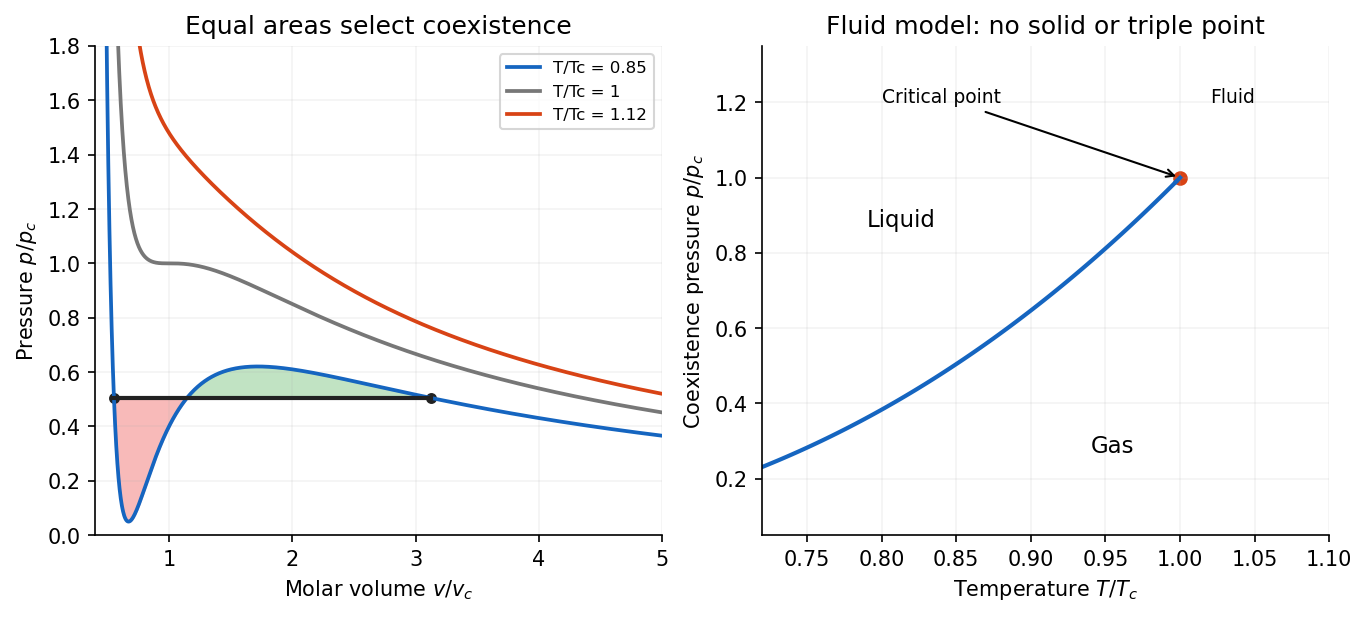

Source code (Python):
"""Original explanatory figure; Python 3.14 and root pyproject dependencies."""
from pathlib import Path
import numpy as np
import matplotlib
matplotlib.use("Agg")
import matplotlib.pyplot as plt
plt.rcParams.update({"font.size":10,"axes.spines.top":False,"axes.spines.right":False,"figure.facecolor":"white","axes.facecolor":"white"})

def p_of_v(v,t):return 8*t/(3*v-1)-3/v**2

def coexist(t):
 roots=np.roots([4*t,-9,6,-1]);s=sorted(z.real for z in roots if abs(z.imag)<1e-8 and z.real>1/3)
 assert len(s)==2
 pmin=p_of_v(s[0],t);pmax=p_of_v(s[1],t);lo=max(pmin,0.);hi=pmax;eps=(hi-lo)*1e-7;lo+=eps;hi-=eps
 def area(p):
  r=np.roots([3*p,-(p+8*t),9,-3]);v=sorted(z.real for z in r if abs(z.imag)<1e-7 and z.real>1/3);assert len(v)==3
  vl,vg=v[0],v[-1];A=8*t/3*np.log((3*vg-1)/(3*vl-1))+3*(1/vg-1/vl)-p*(vg-vl)
  return A,vl,vg
 assert area(lo)[0]>0 and area(hi)[0]<0
 for _ in range(65):
  mid=(lo+hi)/2
  if area(mid)[0]>0:lo=mid
  else:hi=mid
 p=(lo+hi)/2;A,vl,vg=area(p);return p,vl,vg
fig,(ax,bx)=plt.subplots(1,2,figsize=(9,4),layout="constrained");v=np.linspace(.4,5,1500)
for t,col in [(.85,"#1565c0"),(1.,"#777"),(1.12,"#d84315")]:ax.plot(v,p_of_v(v,t),label=f"T/Tc = {t:g}",color=col,lw=1.8)
pstar,vl,vg=coexist(.85);vv=np.linspace(vl,vg,500);pp=p_of_v(vv,.85);ax.fill_between(vv,pp,pstar,where=pp>=pstar,color="#66bb6a",alpha=.4);ax.fill_between(vv,pp,pstar,where=pp<pstar,color="#ef5350",alpha=.4);ax.plot([vl,vg],[pstar,pstar],color="#222",lw=2);ax.scatter([vl,vg],[pstar,pstar],color="#222",s=18)
ax.set(xlabel=r"Molar volume $v/v_c$",ylabel=r"Pressure $p/p_c$",xlim=(.4,5),ylim=(0,1.8),title="Equal areas select coexistence");ax.legend(fontsize=8)
Ts=np.linspace(.72,.997,85);Ps=np.array([coexist(t)[0] for t in Ts]);bx.plot(Ts,Ps,color="#1565c0",lw=2);bx.plot([Ts[-1],1],[Ps[-1],1],color="#1565c0",lw=2);bx.scatter([1],[1],color="#d84315");bx.annotate("Critical point",(1,1),xytext=(.8,1.2),arrowprops={"arrowstyle":"->"},fontsize=9);bx.text(.79,.87,"Liquid",fontsize=11);bx.text(.94,.27,"Gas",fontsize=11);bx.text(1.035,1.2,"Fluid",fontsize=9,ha="center");bx.set(xlabel=r"Temperature $T/T_c$",ylabel=r"Coexistence pressure $p/p_c$",xlim=(.72,1.1),ylim=(.05,1.35),title="Fluid model: no solid or triple point")
for a in (ax,bx):a.grid(alpha=.15)

fig.savefig(Path(__file__).stem+".png",dpi=150,facecolor="white",bbox_inches="tight")
plt.close(fig)
